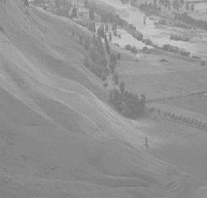
#> input picture Prova/Pratica 1 e 2/Histograma/wiki.png, 207 x 198 px
$ python 'AULA 2 - 8 - contraste auto scale.py'
#> lines starting #> are read from the running program, lines starting #| are printed output that depends on the picture
import cv2 as cv
import numpy as np
from matplotlib import pyplot as plt

"""
Este código primeiro carrega a imagem em tons de cinza e, em seguida, calcula os valores mínimo e máximo da
intensidade dos pixels na imagem original. Em seguida, aplica uma transformação linear para ajustar o brilho da
imagem. A transformação é aplicada pixel a pixel, e os valores resultantes são armazenados em uma nova matriz. Após
isso, calcula novamente os valores mínimo e máximo da intensidade dos pixels na imagem ajustada. Por fim,
exibe a imagem original e a imagem ajustada, juntamente com seus histogramas para comparação.

A transformação linear aplicada neste código ajusta o brilho da imagem em tons de cinza.
"""

# Carrega a imagem em tons de cinza
image = cv.imread("wiki.png", cv.IMREAD_GRAYSCALE)
#> image is the input picture: shape (198, 207); min 114, max 208, mean 147

# Imprime as dimensões da imagem
print("Dimensões da imagem:", image.shape)
#| Dimensões da imagem: (198, 207)

# Calcula os valores mínimo e máximo da intensidade dos pixels na imagem original
min_val = np.min(image)
#> min_val = 114
max_val = np.max(image)
#> max_val = 208
print("Valor Mínimo:", min_val, "Valor Máximo:", max_val)
#| Valor Mínimo: 114 Valor Máximo: 208

# Aplica a transformação linear na imagem para ajustar o brilho
new_image = np.zeros(image.shape, dtype=image.dtype)
for y in range(image.shape[0]):
    for x in range(image.shape[1]):
        new_image[y, x] = np.uint8(10 + 255 * ((image[y, x] - min_val) / (max_val - min_val)))
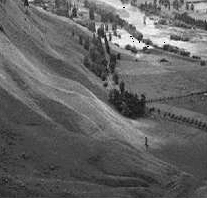
#> new_image: shape (198, 207); min 0, max 254, mean 98.9

# Calcula os novos valores mínimo e máximo da intensidade dos pixels na imagem ajustada
min_val_new = np.min(new_image)
#> min_val_new = 0
max_val_new = np.max(new_image)
#> max_val_new = 254
print("Novo Valor Mínimo:", min_val_new, "Novo Valor Máximo:", max_val_new)
#| Novo Valor Mínimo: 0 Novo Valor Máximo: 254

# Exibe a imagem original e a imagem com transformação linear
plt.subplot(221), plt.imshow(image, cmap='gray')
plt.subplot(222), plt.imshow(new_image, cmap='gray')

# Exibe o histograma da imagem original e da imagem com transformação linear
plt.subplot(223), plt.hist(image.ravel(), 256, [0, 256]), plt.title('Histograma da Imagem Original')
plt.subplot(224), plt.hist(new_image.ravel(), 256, [0, 256]), plt.title('Histograma após Transformação Linear')

plt.show()
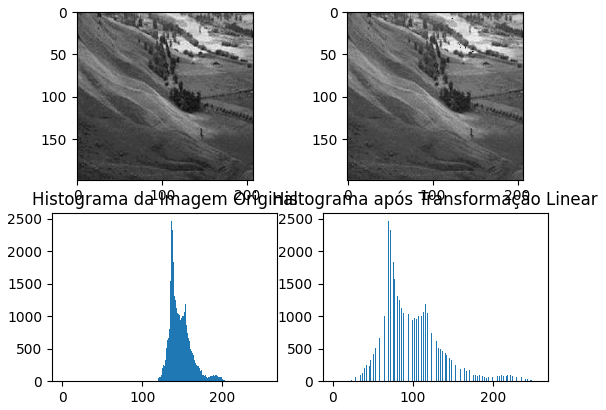
#> figure drawn by matplotlib, 4 panels; panel 3: tallest bar 2463 high, from x = 136 to 137; panel 4: tallest bar 2463 high, from x = 69 to 70
